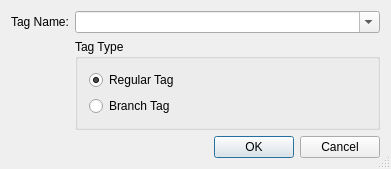
<ui version="4.0" >
 <class>SvnSwitchDialog</class>
 <widget class="QDialog" name="SvnSwitchDialog" >
  <property name="geometry" >
   <rect>
    <x>0</x>
    <y>0</y>
    <width>391</width>
    <height>146</height>
   </rect>
  </property>
  <property name="windowTitle" >
   <string>Subversion Switch</string>
  </property>
  <property name="sizeGripEnabled" >
   <bool>true</bool>
  </property>
  <layout class="QGridLayout" >
   <item row="2" column="0" colspan="2" >
    <widget class="QDialogButtonBox" name="buttonBox" >
     <property name="orientation" >
      <enum>Qt::Horizontal</enum>
     </property>
     <property name="standardButtons" >
      <set>QDialogButtonBox::Cancel|QDialogButtonBox::Ok</set>
     </property>
    </widget>
   </item>
   <item row="0" column="0" >
    <widget class="QLabel" name="TextLabel1" >
     <property name="text" >
      <string>Tag Name:</string>
     </property>
    </widget>
   </item>
   <item row="0" column="1" >
    <widget class="QComboBox" name="tagCombo" >
     <property name="sizePolicy" >
      <sizepolicy vsizetype="Fixed" hsizetype="Expanding" >
       <horstretch>0</horstretch>
       <verstretch>0</verstretch>
      </sizepolicy>
     </property>
     <property name="toolTip" >
      <string>Enter the name of the tag</string>
     </property>
     <property name="whatsThis" >
      <string>&lt;b>Tag Name&lt;/b>
&lt;p>Enter the name of the tag to be switched to.
In order to switch to the trunk version leave it empty.&lt;/p></string>
     </property>
     <property name="editable" >
      <bool>true</bool>
     </property>
     <property name="duplicatesEnabled" >
      <bool>false</bool>
     </property>
    </widget>
   </item>
   <item row="1" column="1" >
    <widget class="QGroupBox" name="TagTypeGroup" >
     <property name="title" >
      <string>Tag Type</string>
     </property>
     <layout class="QVBoxLayout" >
      <item>
       <widget class="QRadioButton" name="regularButton" >
        <property name="toolTip" >
         <string>Select for a regular tag</string>
        </property>
        <property name="whatsThis" >
         <string>&lt;b>Regular Tag&lt;/b>
&lt;p>Select this entry for a regular tag.&lt;/p></string>
        </property>
        <property name="text" >
         <string>Regular Tag</string>
        </property>
        <property name="checked" >
         <bool>true</bool>
        </property>
       </widget>
      </item>
      <item>
       <widget class="QRadioButton" name="branchButton" >
        <property name="toolTip" >
         <string>Select for a branch tag</string>
        </property>
        <property name="whatsThis" >
         <string>&lt;b>Branch Tag&lt;/b>
&lt;p>Select this entry for a branch tag.&lt;/p></string>
        </property>
        <property name="text" >
         <string>Branch Tag</string>
        </property>
       </widget>
      </item>
     </layout>
    </widget>
   </item>
  </layout>
 </widget>
 <layoutdefault spacing="6" margin="11" />
 <pixmapfunction>qPixmapFromMimeSource</pixmapfunction>
 <tabstops>
  <tabstop>tagCombo</tabstop>
  <tabstop>regularButton</tabstop>
  <tabstop>branchButton</tabstop>
 </tabstops>
 <resources/>
 <connections>
  <connection>
   <sender>buttonBox</sender>
   <signal>accepted()</signal>
   <receiver>SvnSwitchDialog</receiver>
   <slot>accept()</slot>
   <hints>
    <hint type="sourcelabel" >
     <x>21</x>
     <y>122</y>
    </hint>
    <hint type="destinationlabel" >
     <x>21</x>
     <y>136</y>
    </hint>
   </hints>
  </connection>
  <connection>
   <sender>buttonBox</sender>
   <signal>rejected()</signal>
   <receiver>SvnSwitchDialog</receiver>
   <slot>reject()</slot>
   <hints>
    <hint type="sourcelabel" >
     <x>67</x>
     <y>122</y>
    </hint>
    <hint type="destinationlabel" >
     <x>67</x>
     <y>134</y>
    </hint>
   </hints>
  </connection>
 </connections>
</ui>
